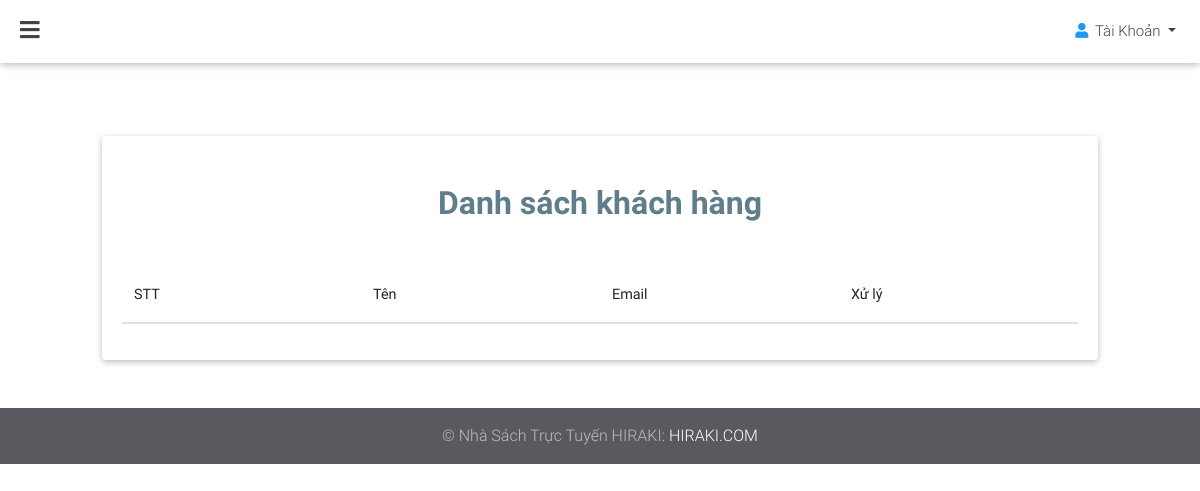
The app's page /admin/khachhang/dskhachhang.php, older data.
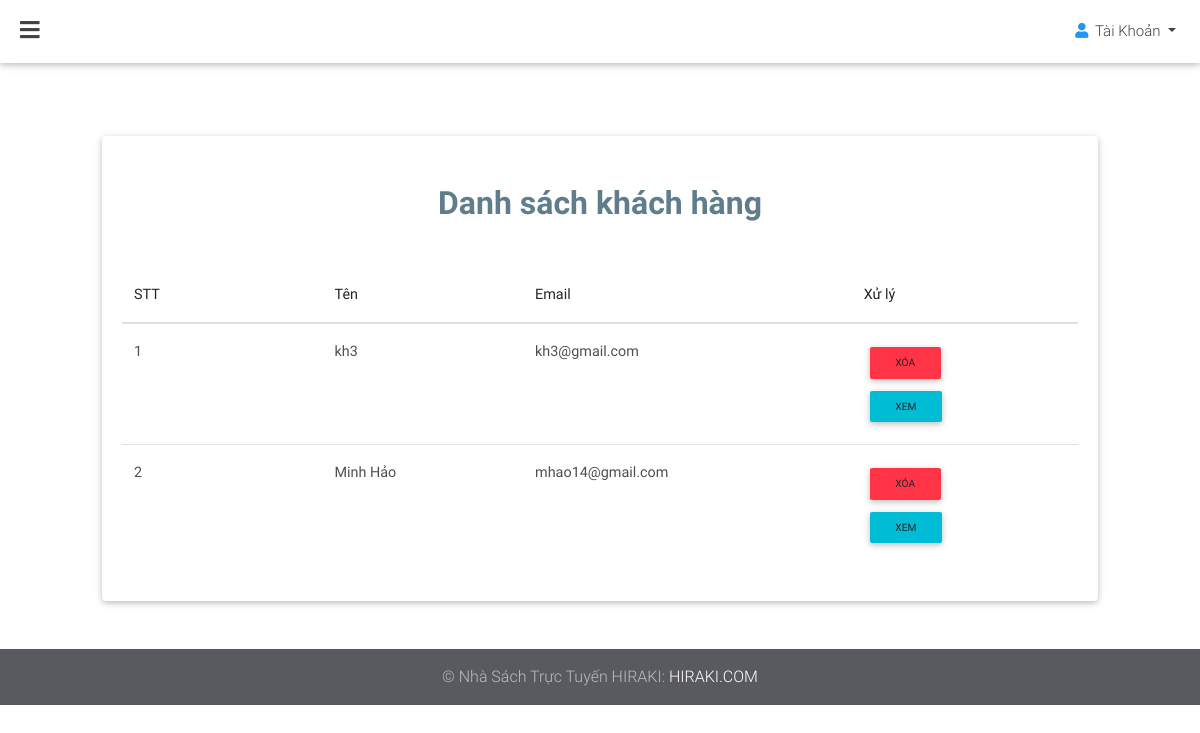
The same page, newer data.
### tables this page shows
CREATE TABLE `khach_hang` (
  `kh_id` int(255) NOT NULL,
  `kh_ten` varchar(255) NOT NULL,
  `kh_email` varchar(255) NOT NULL,
  `kh_matkhau` varchar(255) NOT NULL
);

CREATE TABLE `dia_chi` (
  `dc_id` int(255) NOT NULL,
  `dc_idkh` int(255) NOT NULL,
  `dc_emailkh` varchar(255) NOT NULL,
  `dc_hoten` varchar(255) NOT NULL,
  `dc_sdt` int(255) NOT NULL,
  `dc_diachi` varchar(500) NOT NULL
);

### admin/khachhang/dskhachhang.php (the view, shortened to what this page needs)
<?php
require "../../db.php";
$sql1 = "SELECT * FROM khach_hang as a join dia_chi as b on a.kh_id = b.dc_idkh
                GROUP BY (kh_id)
                ";
$result = $conn->query($sql1);
?>
<!DOCTYPE html>
<html lang="en">
<head>
    <link rel="stylesheet" href="https://use.fontawesome.com/releases/v5.11.2/css/all.css">
    <link rel="stylesheet" href="../../css/bootstrap.min.css">
    <link rel="stylesheet" href="../../css/mdb.min.css">
    <link rel="stylesheet" type="text/css" href="../../css/addons/datatables.min.css">
    <link rel="stylesheet" href="../../css/addons/datatables-select.min.css">
</head>
<body class="fixed-sn white-skin white">
<header>
    <nav class="navbar fixed-top navbar-expand-lg scrolling-navbar double-nav">
        <div class="float-left">
            <a href="#" data-activates="slide-out" class="button-collapse"><i class="fas fa-bars"></i></a>
        </div>
        <ul class="nav navbar-nav nav-flex-icons ml-auto">
            <li class="nav-item dropdown">
                <a class="nav-link dropdown-toggle waves-effect" href="#" id="userDropdown" data-toggle="dropdown"
                   aria-haspopup="true" aria-expanded="false">
                    <i class="fas fa-user blue-text"></i> <span
                        class="clearfix d-none d-sm-inline-block">Tài Khoản</span>
                </a>
            </li>
        </ul>
    </nav>
</header>
<main>
    <div class="container-fluid my-5">
        <section>
            <div class="col-md-12">
                <div class="card">
                    <h2 class="text-center blue-grey-text font-weight-bold mb-4 mt-5">Danh sách khách hàng</h2>
                    <div class="card-body">
                        <table id="dtMaterialDesignExample" class="table" cellspacing="0" width="100%">
                            <thead>
                            <tr>
                                <th class="th-sm">STT</th>
                                <th class="th-sm">Tên</th>
                                <th class="th-sm">Email</th>
                                <th class="th-sm">Xử lý</th>
                            </tr>
                            </thead>
                            <tbody>
                            <?php
                            if ($result->num_rows > 0) {
                                $i=1;
                                while ($row = $result->fetch_assoc()) {
                                    echo "<tr>
                                                <td>".$i."</td>
                                                <td>".$row['dc_hoten']."</td>
                                                <td>".$row['kh_email']."</td>
                                                <td>
                                                         <button type='button' class='btn btn-sm btn-danger'>
                                                         <a onclick=\"return confirm('Bạn chắc chắn muốn xóa Khách hàng này?')\"
                                                         href=\"xoakh.php?id=".$row['kh_id']."\"  > Xóa </a>
                                                         </button>
                                                <br>
                                                         <button type='button' class='btn btn-sm btn-cyan'>
                                                         <a href=\"thongtinkh.php?id=".$row['kh_id']."\"  > Xem </a>
                                                         </button>
                                                </td>
                                               ";
                                    $i++;
                                }
                            }
                            ?>
                            </tbody>
                        </table>
                    </div>
                </div>
            </div>
        </section>
    </div>
</main>
<footer class="page-footer pt-0 mt-5">
    <div class="footer-copyright py-3 text-center">
        <div class="container-fluid">
            © Nhà Sách Trực Tuyến HIRAKI: <a href="#" target="_blank"> HIRAKI.COM </a>
        </div>
    </div>
</footer>
</body>
</html>

Row changes from the older to the newer data that the page shows:
added khach_hang: dia_chi.dc_hoten "kh3", kh_email "kh3@gmail.com"
added khach_hang: dia_chi.dc_hoten "Minh Hảo", kh_email "mhao14@gmail.com"
